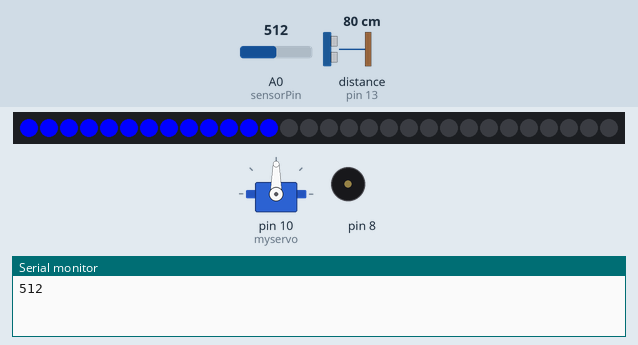
Bench run of a sketch on a simulated Arduino Uno, built with avr-gcc and run on an emulated ATmega328P. Parts: servo, 30 RGB LEDs in strip order, left to right, buzzer (waves = sounding), the last lines printed to the serial monitor. Wiring (inferred from the names in the program): ultrasonic range finder: trigger pin 12; echo pin 13. The inputs (shaded band) are chosen by the test bench; at power-on: distance to the obstacle (sensor on pin 13) 80 cm, A0 (sensorPin) = 512. The echo pulse lasts 58.3 µs per cm.

Above: at 1.18 s.
2.1 s: distance to the obstacle (sensor on pin 13) set to 33 cm
3.9 s: distance to the obstacle (sensor on pin 13) set to 28 cm
At 6.3 s:
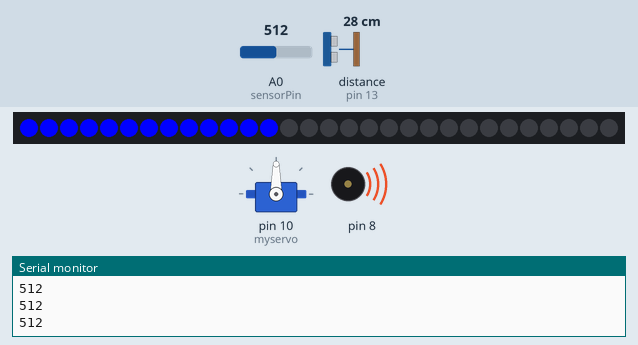
6.7 s: distance to the obstacle (sensor on pin 13) set to 35 cm
At 8.87 s:
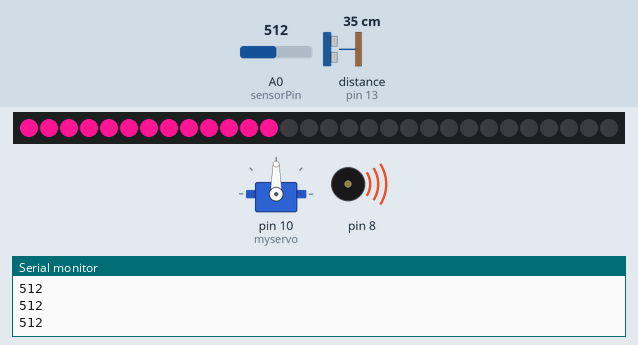
9.3 s: A0 (sensorPin) set to 0
At 11.44 s:
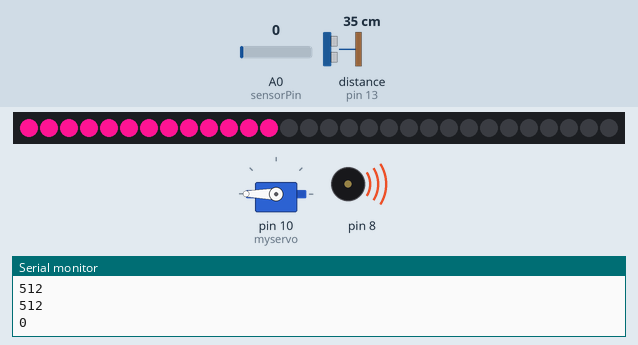
11.8 s: A0 (sensorPin) set to 20
At 15.3 s:
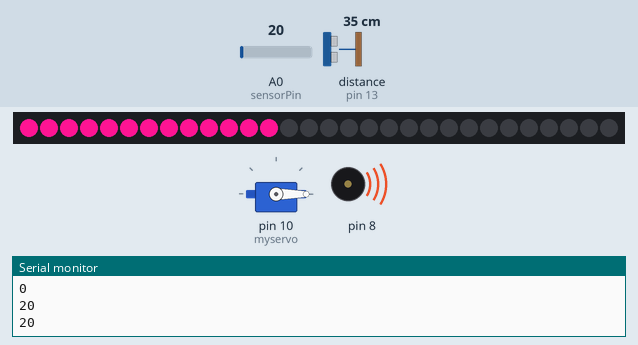
16.4 s: distance to the obstacle (sensor on pin 13) set to 2 cm
At 17.87 s:
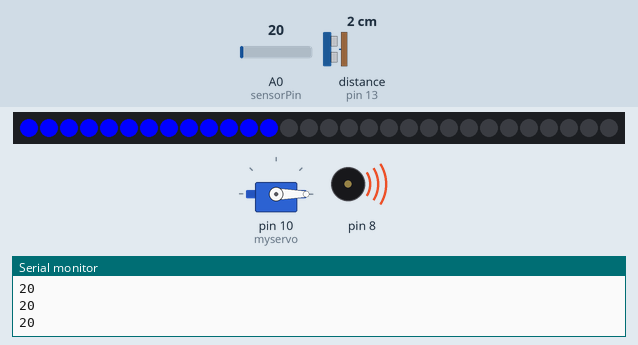
Timing chart, 0 to 19.3 s (numbered marks = the images above; inputs shaded):
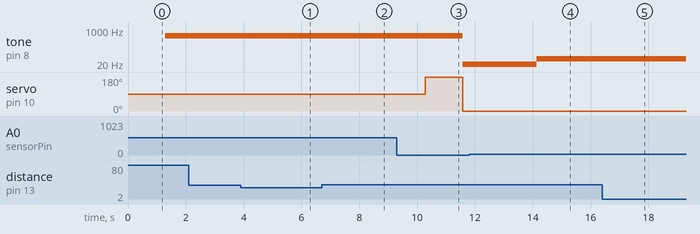

The sketch:

Creative_Making_Final_Project_ZiyiYu_1822739.ino
```cpp
#include <FastLED.h>
#define LED_PIN     2
#define NUM_LEDS    30
CRGB leds[NUM_LEDS];
//RGB LEDLights

#include <Arduino.h>

#define trigPin 12
#define echoPin 13
//Define the Trig port of the ultrasonic sensor connected to Pin12
//The Echo port connected to Pin13

float cm;
float temp;
//define Ultrasonic sensor

#include <Servo.h>
Servo myservo;//Define Servo objects to control
int pos = 0;//Angle storage variable
int pos_add =-180;

const int sensorPin = A0;
int sensorValue = 0;
//Touch Sensor

//The last LED flashing time will be stored
//The period of blinking in milliseconds
const long interval_motor = 100;
const long interval_light = 500;
unsigned long previousMillis_motor;
unsigned long previousMillis_motor2 = 0;
unsigned long previousMillis_light = 0;

float sinVal;
int toneVal;
//Define a buzzer


void setup() {
  Serial.begin(9600);

  myservo.attach(10);
  //Connect the steering gear (servo) to Pin10

  //Define the pin state of the ultrasonic sensor
  pinMode(trigPin, OUTPUT);
  pinMode(echoPin, INPUT);

  pinMode(8, OUTPUT);

  FastLED.addLeds<WS2812, LED_PIN, GRB>(leds, NUM_LEDS);
}
void loop() {
  // Touch sensor control motor
  unsigned long currentMillis = millis();
  //static unsigned long  motor_timestamp = millis();

    // myservo.write(0);


    //Serial.println(time_now);


  sensorValue = analogRead(sensorPin);
  //delayMicroseconds(10);
  Serial.println(sensorValue);


  if (sensorValue <= 10){

    //digitalWrite(10, HIGH);
    //delayMicroseconds(500);


  if (currentMillis - previousMillis_motor >= interval_motor){

    //time_now2 = millis();
    previousMillis_motor = currentMillis;
    //motor_state1();


    pos += pos_add;

    myservo.write(-pos);

    //if ((pos >= 0) || (pos <= 180)){
    //
    if ((pos >= 180) || (pos <= 0)){
      pos_add = -pos_add;
    }
  }

  }

 /*
if (currentMillis - previousMillis_motor >= interval_motor){
  previousMillis_motor = currentMillis;

}*/

unsigned long currentMillis_light = millis();

// Ultrasonic sensor
// Trigger the ultrasonic sensor
// Send a short low and low pulse to the Trig to trigger the ranging

  digitalWrite(trigPin, LOW); //Send a low level to Trig
  delayMicroseconds(2);
  digitalWrite(trigPin, HIGH); //Send a high level to Trig
  delayMicroseconds(10);
  digitalWrite(trigPin, LOW); //Send a low level to Trig

  temp = float(pulseIn(echoPin,HIGH));
  //Calculate the time for this echoPin to change from high to low level
  // Store echo wait time,
  //The pulseIn function waits for the pin to change to HIGH, starts calculating the time, and then waits for the pin to change to LOW and stops the time
  // The length of the return pulse

  // Sound speed :340m/1s converted to 34000cm / 1000000μs => 34/1000
  // Because sending to receiving actually travels the same distance twice, divide by 2
  // Distance (cm) = (echo time * (34/1000)) / 2
  // The simplified calculation formula is (echo time * 17)/ 1000

if (currentMillis_light - previousMillis_light >= 50){
  previousMillis_light = currentMillis_light;
  cm = (temp * 17)/1000;
  // Convert the echo time to cm

 // Serial.print("Distance:");
 // Serial.print(cm);
 // Serial.println(" cm");
//  delay(50);
}


    if (cm >30){
  //If the ultrasonic sensor detects a person more than 30cm away, it emits a red to white flashing light
  // Red
  for (int i = 0; i <= 12; i++) {
    leds[i] = CRGB ( 255, 0, 0);
    FastLED.show();
    delay(40);

  }for (int i = 0; i <= 12; i++) {
    //leds[i] = CRGB ( 255, 255, 255);
    leds[i] = CRGB ( 255,20,147);
    FastLED.show();
    delay(40);

  }

    }

  // Green
   else if(cm<30){
  //If the ultrasonic sensor detects a person less than 30cm away, it emits a green to blue flashing light
  // if (currentMillis_light - previousMillis_light >=10){
  //previousMillis_light = currentMillis_light;
  for (int i = 0; i <= 12; i++) {
    leds[i] = CRGB ( 0, 255, 0);
    FastLED.show();
    delay(40);
     //}
     }

     //  Blue
  for (int i = 0; i <= 12; i++) {
    leds[i] = CRGB ( 0, 0, 255);
    FastLED.show();
    delay(40);
  }
   }
 /* */
/*

//蜂鸣器
//for(int f=0; f<180; f++){
            //将sin函数角度转化为弧度
           // sinVal = (sin(f*(cm)));
            //sinVal = (cm+sin(f*(3.1412/180)));
            sinVal = cm*10;
            //用sin函数值产生声音的频率
            //toneVal = 1000+(int(sinVal*1000));
            //给引脚8一个
            toneVal = 1000+(int(sinVal*2000));
            tone(8, toneVal);
            //toneVal = 1000+(int(sinVal*1000))
            delay(2);
    // }   */

     for(int x=0; x<180; x++){
            //将sin函数角度转化为弧度
            //sinVal = (sin(x*(3.1412/180)));
            sinVal = (sin(x*(3.1412/180)));
            //用sin函数值产生声音的频率
           // toneVal = cm +(int(sinVal*1000));
           toneVal = sensorValue +(int(sinVal*1000));
            //给引脚8一个
            tone(8, toneVal);
            delay(1);
     }
}
```

Measured:
- the behaviour switches between 31 and 30 cm on distance to the obstacle (sensor on pin 13) (found by bisection; images 0 and 1)
- after the input at 3.9 s, the LEDs: first differ from a run without the input after 1.3 s (image 1 shows a later state)
- after the input at 6.7 s, the LEDs: first differ from a run without the input after 1.0 s (image 2 shows a later state)
- after the input at 9.3 s, tone on pin 8: 529 Hz → 17 Hz after 2.3 s; servo on pin 10 (myservo): 90° → 180° after 0.99 s, → 0° 1.3 s later
- after the input at 11.8 s, tone on pin 8: 17 Hz → 37 Hz after 2.3 s; servo on pin 10 (myservo): stays 0° (without the input it goes to 180° after 1.1 s)
- after the input at 16.4 s, the LEDs: first differ from a run without the input after 0.32 s (image 5 shows a later state)
